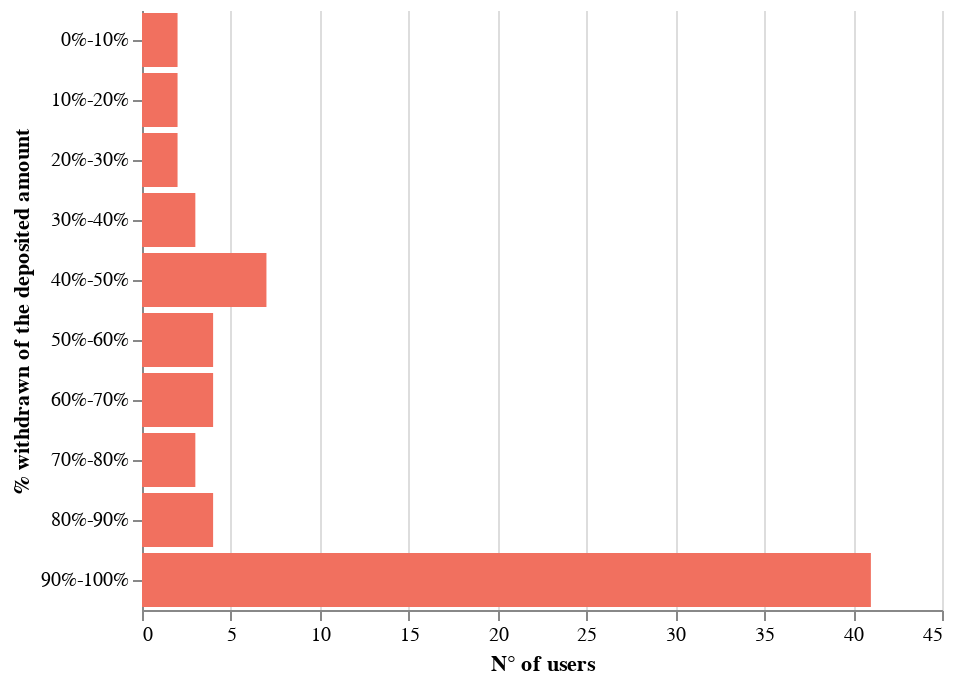

The cell this chart's notebook holds for it:
### Code cell
alt.Chart(with_perc_buckets.sort_values(by='PERC_WITHDRAWN').rename(columns=cols_dict)).mark_bar().encode(
    y=alt.X(cols_dict['PERC_WITHDRAWN']+":N", sort=alt.EncodingSortField(order='ascending')),
    x=cols_dict['TOT_USERS']+":Q",
    tooltip=[cols_dict['PERC_WITHDRAWN']+":N",cols_dict['TOT_USERS']+":Q"]
).configure_mark(
    color='#F1705F'
).properties(height=300).configure_axisX(
    labelAngle=0
).configure_view(strokeOpacity=0)

### Figure 1 — Vega-Lite specification as saved in the notebook (floating-point values rounded to 4 significant figures)
{"config": {"view": {"continuousWidth": 400, "continuousHeight": 300, "strokeOpacity": 0}, "axisX": {"labelAngle": 0}, "mark": {"color": "#F1705F"}}, "data": {"name": "data-c8de41f182a1f1a61ad574b5d2bec760"}, "mark": "bar", "encoding": {"tooltip": [{"field": "% withdrawn of the deposited amount", "type": "nominal"}, {"field": "N° of users", "type": "quantitative"}], "x": {"field": "N° of users", "type": "quantitative"}, "y": {"field": "% withdrawn of the deposited amount", "sort": {"order": "ascending"}, "type": "nominal"}}, "height": 300, "$schema": "https://vega.github.io/schema/vega-lite/v4.17.0.json", "datasets": {"data-c8de41f182a1f1a61ad574b5d2bec760": [{"% withdrawn of the deposited amount": "0%-10%", "N° of users": 2}, {"% withdrawn of the deposited amount": "10%-20%", "N° of users": 2}, {"% withdrawn of the deposited amount": "20%-30%", "N° of users": 2}, {"% withdrawn of the deposited amount": "30%-40%", "N° of users": 3}, {"% withdrawn of the deposited amount": "40%-50%", "N° of users": 7}, {"% withdrawn of the deposited amount": "50%-60%", "N° of users": 4}, {"% withdrawn of the deposited amount": "60%-70%", "N° of users": 4}, {"% withdrawn of the deposited amount": "70%-80%", "N° of users": 3}, {"% withdrawn of the deposited amount": "80%-90%", "N° of users": 4}, {"% withdrawn of the deposited amount": "90%-100%", "N° of users": 41}]}}
